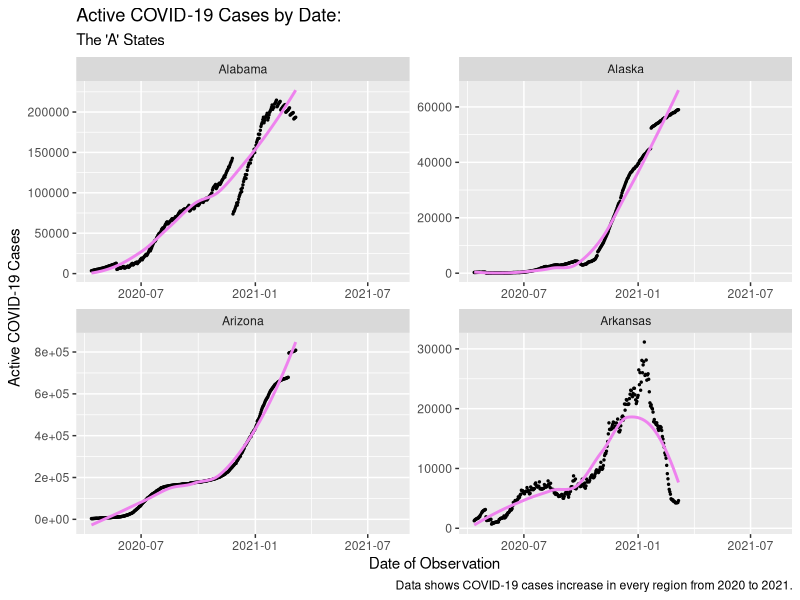
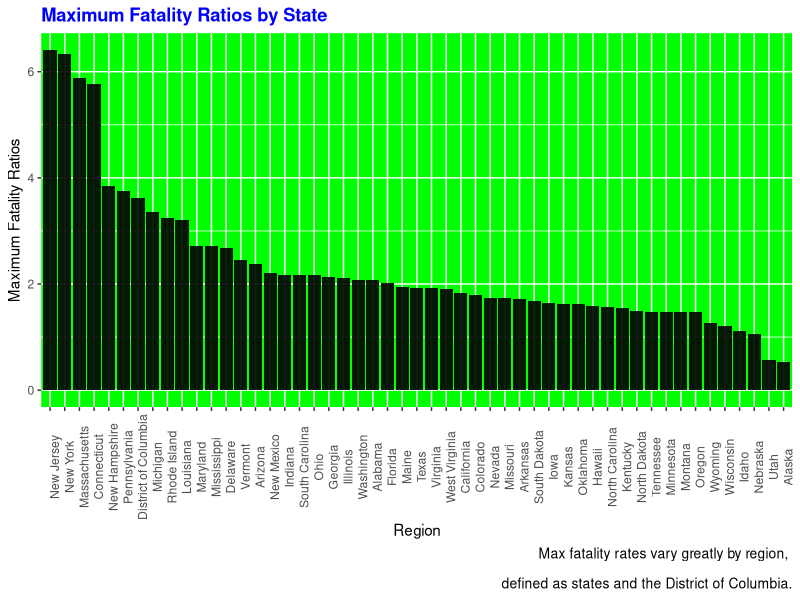
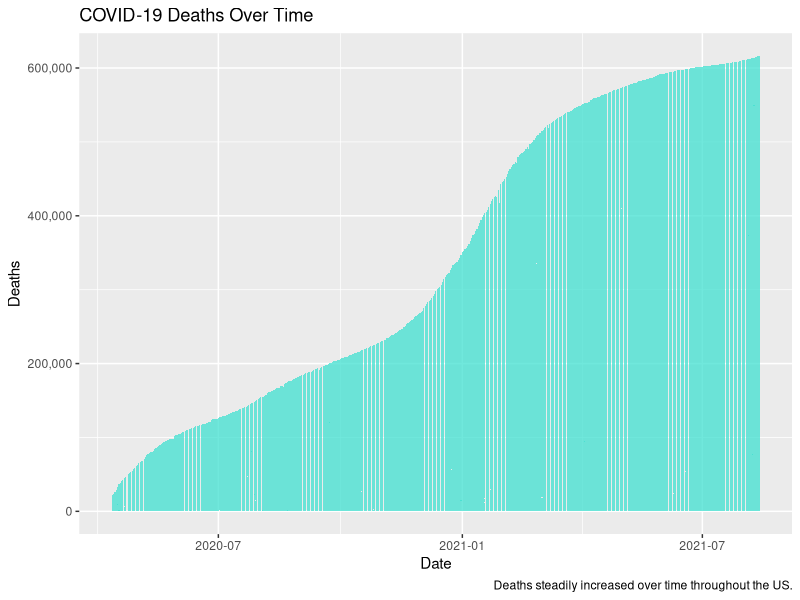

Here is the R script that generated these plots, in order:
library(tidyverse)
library(dplyr)
require(scales)

# Step I. 
  # This assigned the cleaned_covid_data.csv to a dataframe
df <- read_csv("cleaned_covid_data.csv")


# Step II. 
  # This is a subset of the previous dataframe that only includes states starting with "A"
Astates <- df[grepl("A", df$Province_State), ]


# Step III.
  # This is a plot of the previous subset, separated by state.
Astates %>% 
  ggplot(aes(x=Last_Update, y=Active)) +
  geom_point(size = 0.5, color = "black") +
  geom_smooth(se = FALSE, color = "violet") +
  facet_wrap(~Province_State, scales = "free") +
  labs(x="Date of Observation", 
       y="Active COVID-19 Cases", 
       title = "Active COVID-19 Cases by Date:",
       subtitle = "The 'A' States",
       caption = "Data shows COVID-19 cases increase in every region from 2020 to 2021.") +
  theme_get()


# Step IV. 
  # The first function creates the df subset using aggregate and max
state_max_fatality_ratio <- aggregate(Case_Fatality_Ratio ~ Province_State, data = df, max, na.rm = TRUE)
  # The second function changes the name of the second variable
names(state_max_fatality_ratio)[2] <- 'Maximum_Fatality_Ratio'
  # The third function reassigns the df subset to be sorted in descending order
state_max_fatality_ratio <- state_max_fatality_ratio[order(-state_max_fatality_ratio$Maximum_Fatality_Ratio), ]
 
 # Checking class type for each variable in state_max_fatality_ratio
str(state_max_fatality_ratio)
  # reassigned to a duplicate
state_max_fatality_ratio2 <- state_max_fatality_ratio
  # checked class of variable in-question
class(state_max_fatality_ratio$Province_State)
  # changed variable form chr to factor
state_max_fatality_ratio2$Province_State <- as.factor(state_max_fatality_ratio$Province_State)
  # double checked new df class types
str(state_max_fatality_ratio2)


# Step V. 
  # This function orders the variable "Province_State" in decreasing order
state_max_fatality_ratio2 <- state_max_fatality_ratio2[order(state_max_fatality_ratio$Maximum_Fatality_Ratio, decreasing = TRUE), ] 

# This creates a barplot with the desired specifications, by descending Maximum_Fatality_Ratio order
state_max_fatality_ratio2 %>% 
  ggplot(mapping = aes(x=Province_State, y=Maximum_Fatality_Ratio)) +
  geom_bar(mapping = aes_(x=reorder(state_max_fatality_ratio2$Province_State, -state_max_fatality_ratio$Maximum_Fatality_Ratio),  
                          y=state_max_fatality_ratio2$Maximum_Fatality_Ratio), 
           stat = "identity", fill="black", alpha=0.9) +
  labs(x="Region", y="Maximum Fatality Ratios", title = "Maximum Fatality Ratios by State",
       caption = "Max fatality rates vary greatly by region, 
       \ndefined as states and the District of Columbia.") +
  theme(plot.caption = element_text(size = 10), 
               plot.title = element_text(hjust = 0, colour = "blue", face = "bold"),
        axis.text.x = element_text(angle = 90), panel.background = element_rect(fill = "green"))


# Step VI. BONUS; Fix ticks
deathsplot <- df %>% 
  group_by(Last_Update, Deaths) %>% 
  summarize()

deathsplot %>% 
  ggplot(aes(x=Last_Update, y=Deaths)) +
    geom_bar(mapping = aes_(x=deathsplot$Last_Update, 
                            y=deathsplot$Deaths), 
             stat = "identity", fill="turquoise", alpha=0.75) +
    labs(x="Date", y="Deaths",  title = "COVID-19 Deaths Over Time",
         caption = "Deaths steadily increased over time throughout the US.") +
    scale_y_continuous(labels = comma) 
